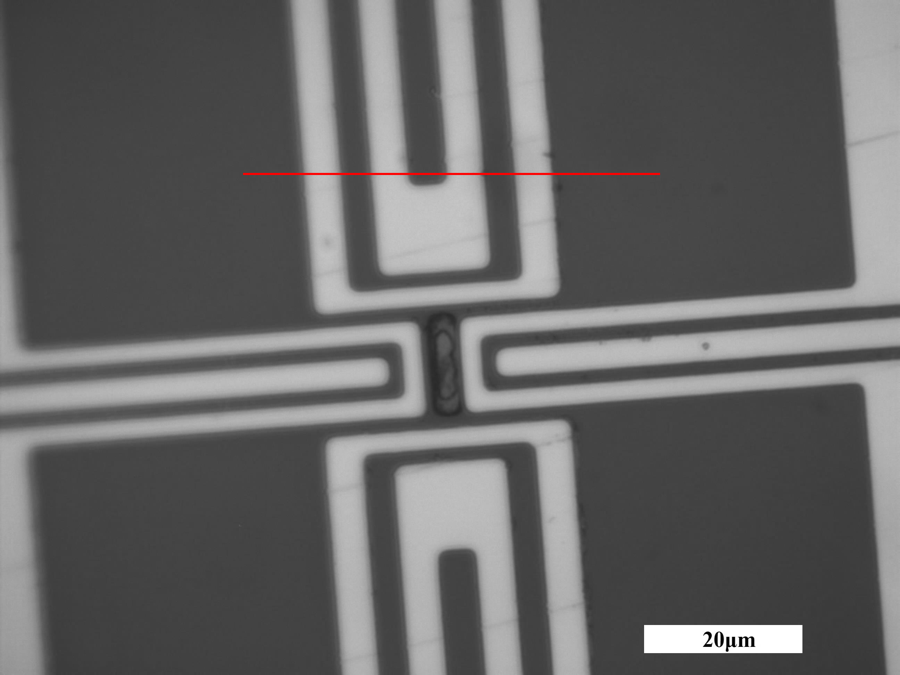
#> input picture research_log/assets/optical_measurement/line_0021.jpg.jpg_h500.png, 900 x 675 px
$ python -i run_ep05_edge_line_overlay.py   (imports and definitions only)
#> lines starting #> are read from the running program, lines starting #| are printed output that depends on the picture
"""Build white-background edge-line overlays for TXT and BMP frames.

This is a visual sanity check for apparent motion.  It keeps only detected
edge pixels from each frame; all non-edge pixels are rendered against white.

用法（项目根目录）::

    uv run python scripts/run_ep05_edge_line_overlay.py [--alpha-per-frame 0.055]

输入依赖: output/ep01_data_processing/frame_audit.csv、EP05 contour-refined 对齐 CSV
    （默认由 configs/alignment/paths.json 解析，--alignment-csv 可覆盖）、
    configs/stage_calibration.json、data/data_raw/infrared_avi/（TXT + BMP）
输出: output/ep05_overlay_alignment/（--output-dir 可覆盖）edge-line 叠加图

关联: EP05
"""

from __future__ import annotations

from thermal_core.alignment_paths import default_contour_alignment_csv
import argparse
import json
from dataclasses import dataclass
from pathlib import Path

import cv2
import matplotlib.pyplot as plt
import numpy as np
import pandas as pd
from PIL import Image
from scipy.ndimage import gaussian_filter, shift as ndi_shift

from thermal_core.displacement import coordinate_to_shift
from thermal_core.ep05 import affine_shift, filename_affine_diagnostics, fit_filename_affine
from thermal_core.io import load_frame
from thermal_core.plotting import savefig_academic, setup_academic_style


@dataclass(frozen=True)
class DataRaster:
    x0: int
    y0: int
    x1: int
    y1: int


# [5 lines left out: function project_root, not called in this run]


def boolish(series: pd.Series) -> pd.Series:
    return series.astype(str).str.lower().isin({"true", "1", "yes"})


# [46 lines left out: functions contiguous_runs, detect_data_raster, not called in this run]


def robust_u8(frame: np.ndarray) -> np.ndarray:
    lo, hi = np.percentile(frame, [1, 99])
    norm = np.clip((frame - lo) / (hi - lo + 1e-9), 0, 1)
    return (255.0 * norm).astype(np.uint8)


def auto_canny(image_u8: np.ndarray, sigma: float = 0.33) -> np.ndarray:
    blurred = cv2.GaussianBlur(image_u8, (3, 3), 0)
    median = float(np.median(blurred))
    lower = int(max(0, (1.0 - sigma) * median))
    upper = int(min(255, (1.0 + sigma) * median))
    if upper <= lower:
        lower, upper = 40, 120
    edges = cv2.Canny(blurred, lower, upper)
    return edges > 0


def txt_edge_mask(frame: np.ndarray) -> np.ndarray:
    # Remove slow thermal background first; this keeps structure edges dominant.
    hp = frame.astype(np.float32) - gaussian_filter(frame.astype(np.float32), sigma=8.0, mode="nearest")
    return auto_canny(robust_u8(hp))


def bmp_edge_mask(rgb_crop: np.ndarray) -> np.ndarray:
    gray = np.dot(rgb_crop[..., :3], np.array([0.299, 0.587, 0.114], dtype=np.float32))
    return auto_canny(robust_u8(gray))


# [192 lines left out: functions center_crop, load_bmp_crop, load_main_frames, build_shift_tables, composite_edges, persistence_rgba and 3 more, not called in this run]


# [2 lines not run here, left out]

>>> import cv2
>>> picture = cv2.imread('../research_log/assets/optical_measurement/line_0021.jpg.jpg_h500.png')
#> picture is the input picture: shape (675, 900, 3); mean B, G, R 100.7, 100.7, 101.1
>>> result = txt_edge_mask(picture)
#> in txt_edge_mask, `hp = frame.astype(np.float32) - gaussian_filter(frame.astype(np.float3..`:
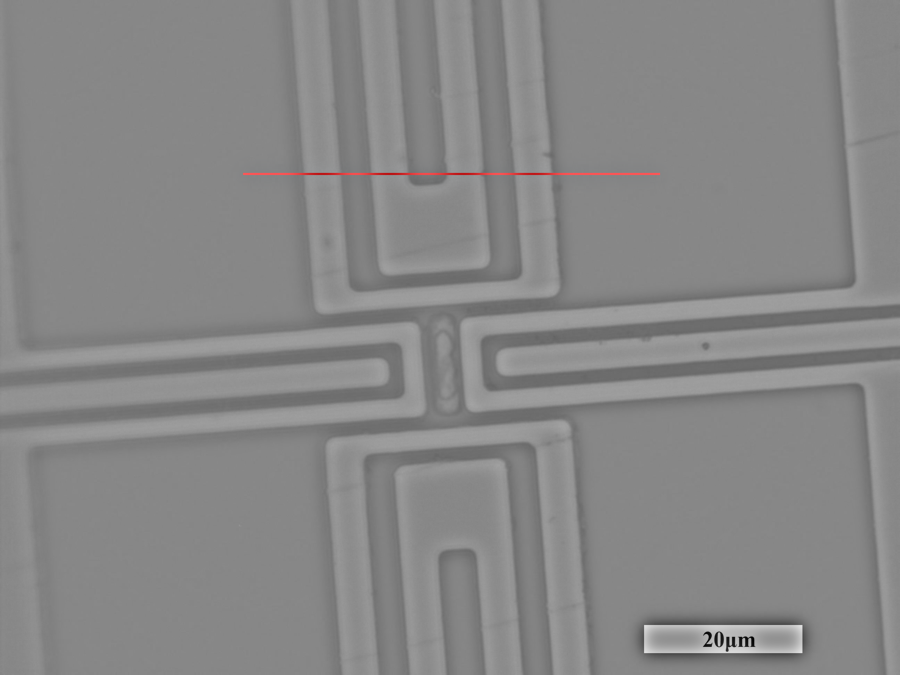
#> hp: shape (675, 900, 3) float32; mean B, G, R -0.2, -0.2, 0.2; drawn with min black and max white
#> in robust_u8, `lo, hi = np.percentile(frame, [1, 99])`: lo = -40.34; hi = 33.02
#> in robust_u8, `norm = np.clip((frame - lo) / (hi - lo + 1e-9), 0, 1)`:
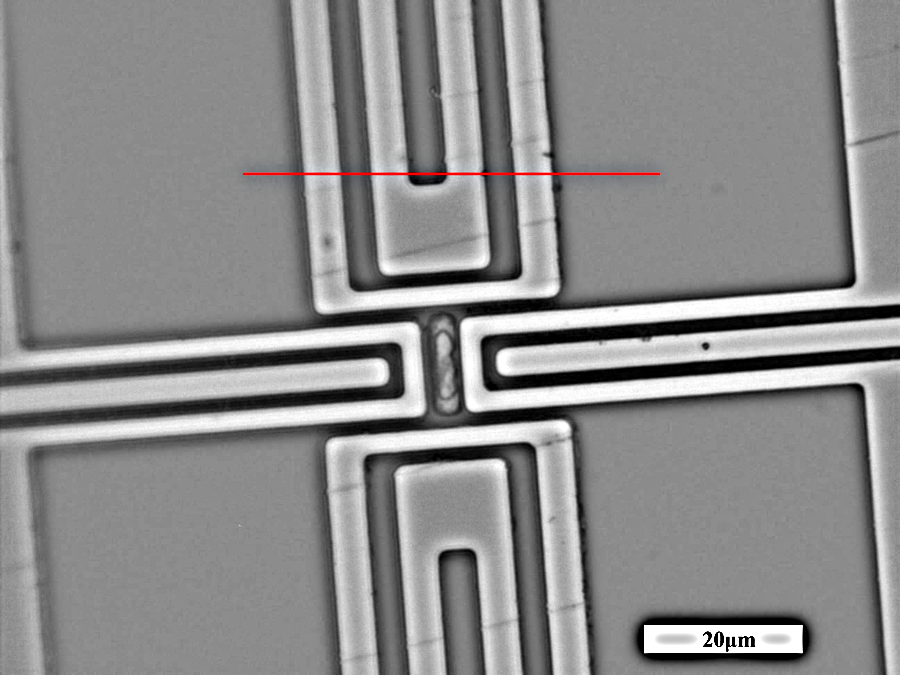
#> norm: shape (675, 900, 3) float32; mean B, G, R 0.548, 0.548, 0.549
#> in auto_canny, `median = float(np.median(blurred))`: median = 140
#> in auto_canny, `lower = int(max(0, (1.0 - sigma) * median))`: lower = 93
#> in auto_canny, `upper = int(min(255, (1.0 + sigma) * median))`: upper = 186
#> in auto_canny, `edges = cv2.Canny(blurred, lower, upper)`:
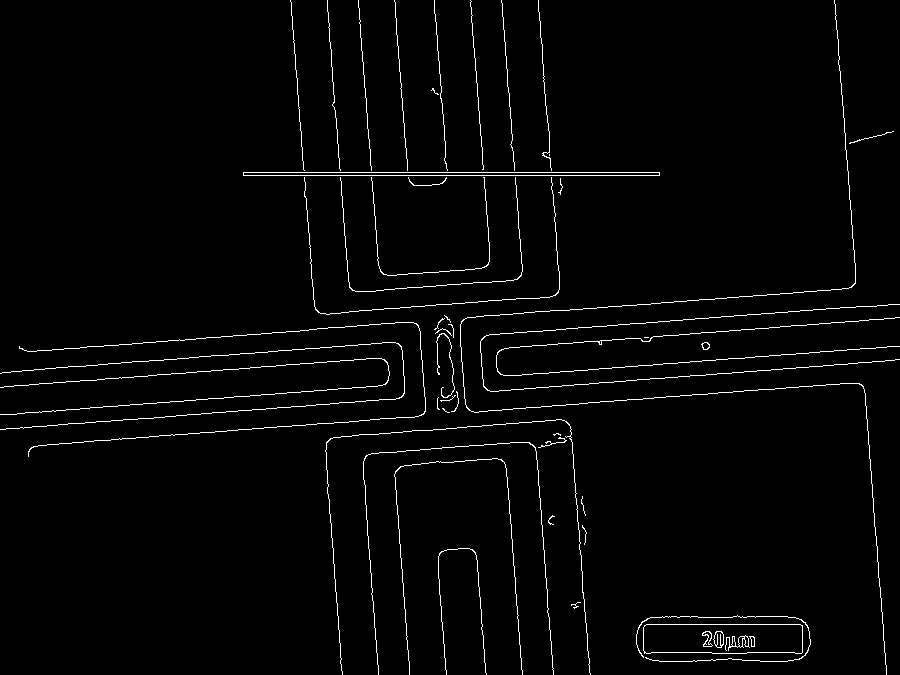
#> edges: shape (675, 900); 2.1% white in thin lines or dots
#> in auto_canny, `return edges > 0`: returned value: shape (675, 900) bool; 2.1% white in thin lines or dots

$ run again, on research_log/assets/optical_measurement/line_21.jpg.jpg_h500.png
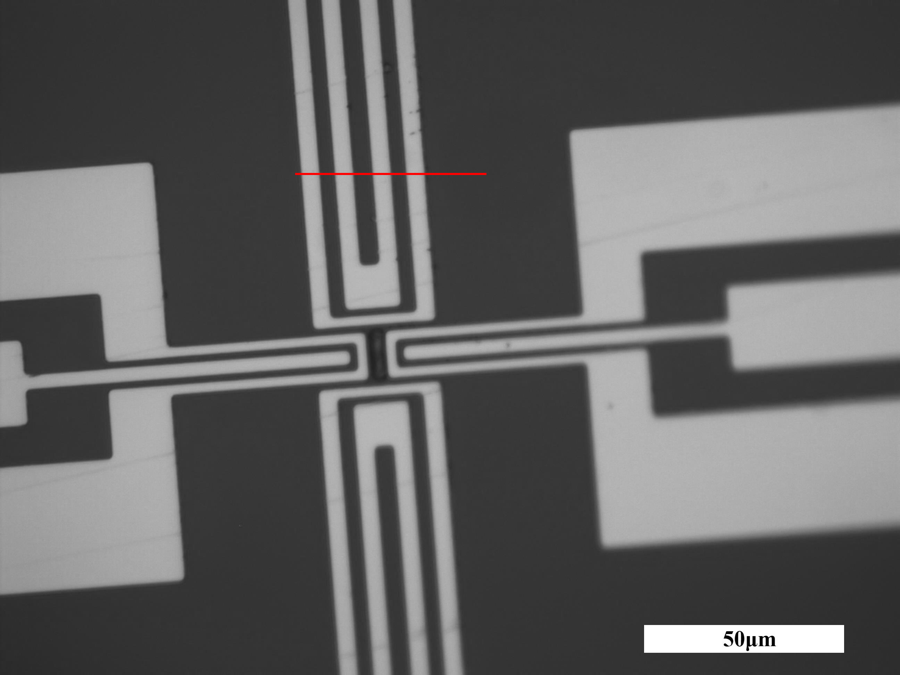
#> input picture research_log/assets/optical_measurement/line_21.jpg.jpg_h500.png, 900 x 675 px
#> picture is the input picture: shape (675, 900, 3); mean B, G, R 97.7, 97.7, 97.8
#> lo = -54.28; hi = 51.77
#> in robust_u8, `norm = np.clip((frame - lo) / (hi - lo + 1e-9), 0, 1)`:
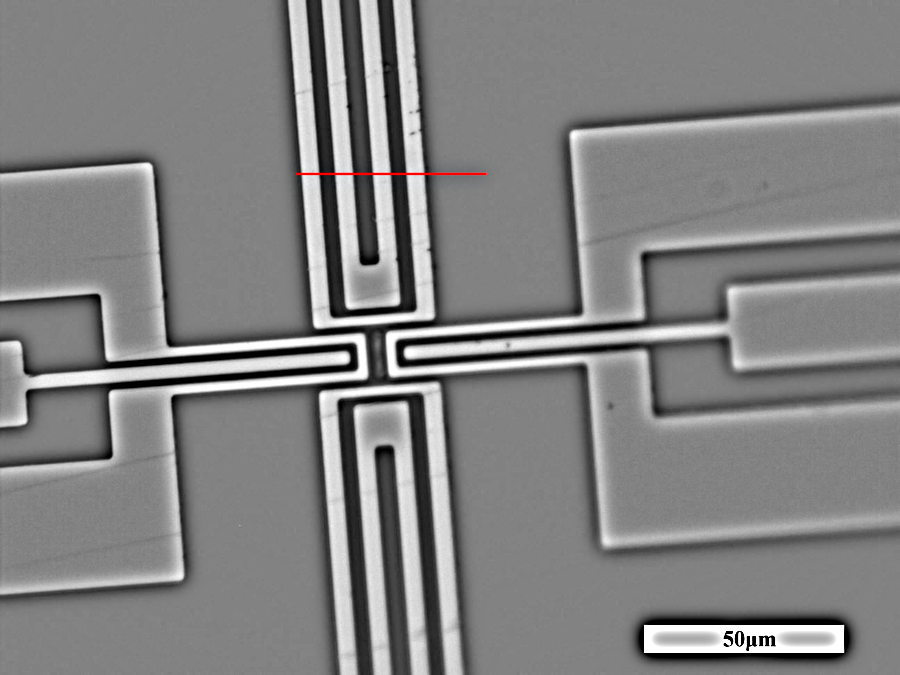
#> norm: shape (675, 900, 3) float32; mean B, G, R 0.511, 0.511, 0.511
#> median = 130
#> lower = 87
#> upper = 172
#> in auto_canny, `edges = cv2.Canny(blurred, lower, upper)`:
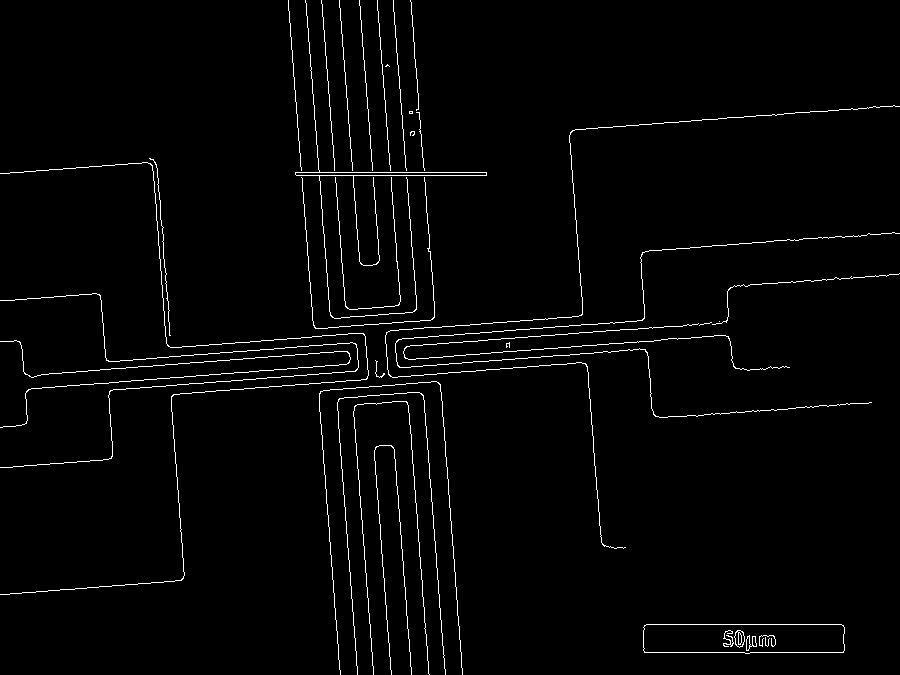
#> edges: shape (675, 900); 2.1% white in thin lines or dots
